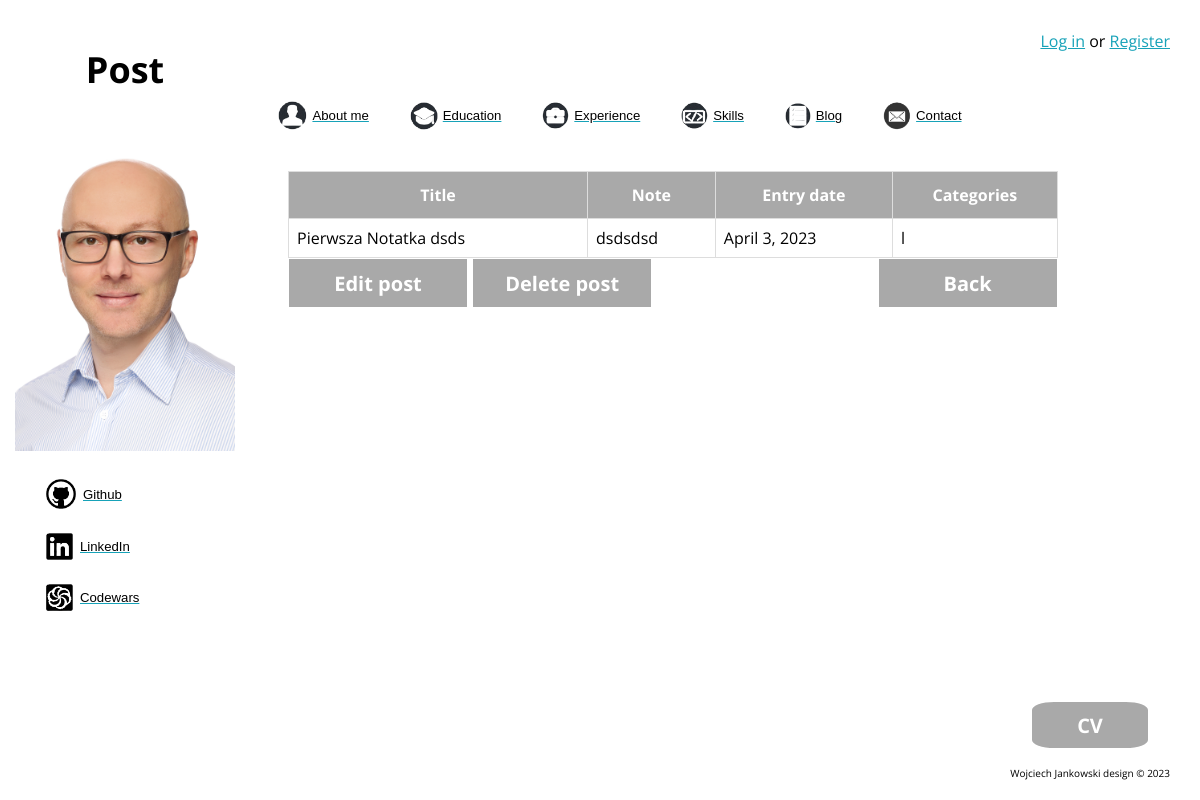
/blog/post/6/, run on the app's committed database.
### blog/models.py (models this page shows)
class Blog(models.Model):
    title = models.CharField(max_length=200, blank=False)
    note = models.TextField()
    entry_date = models.DateField(auto_now=False, blank=False, )
    category = models.CharField(max_length=1, choices=(("p", "programming"), ("i", "interests"), ("l", "life")),
                                blank=False)
    author = models.CharField(max_length=30, blank=False)
    class Meta:
        verbose_name = "Blog"
        verbose_name_plural = "Blog"

### blog/views.py (the view)
# urls.py: path("post/<int:pk>/", views.PostDetailView.as_view(), name="post_detail"),
class PostDetailView(DetailView):
    model = Blog
    template_name = 'blog/post_details.html'
    context_object_name = 'post'
    def get_object(self, queryset=None):
        pk = self.kwargs.get('pk')
        return get_object_or_404(Blog, pk=pk)
    def get_context_data(self, **kwargs):
        context = super().get_context_data(**kwargs)
        context['site_name'] = "Post"
        return context

### blog/templates/blog/post_details.html
{% extends "aboutme/base.html" %}
{% load static %}
{% block main_content %}
<div class="container">
    <table id="data">
        <thead>
            <tr>
                <th>Title</th>
                <th>Note</th>
                <th>Entry date</th>
                <th>Categories</th>
            </tr>
        </thead>
        <tbody>
            <tr>
                <td>{{ post.title }}</td>
                <td>{{ post.note }}</td>
                <td>{{ post.entry_date }} </a> </td>
                <td>{{ post.category }}</td>
            </tr>
        </tbody>
    </table>
    <a href="{% url 'blog:post_edit' post.pk %}">
        <button class="next" style="display:inline-block;">Edit post</button></a>
    <a href="{% url 'blog:post_delete' post.pk %}">
        <button class="next" style="display:inline-block;">Delete post</button></a>
    <a href="{% url 'blog:calendar_current' %}">
        <button class="next" style="float:right;">Back</button></a>
</div>
<a href="{% static 'aboutme/files/cv.pdf' %}"><button class="button">CV</button></a>
{% endblock %}

### aboutme/static/aboutme/css/style.css (style rules this page uses)
html { font-family: 'Open Sans', sans-serif; }
body { background-size: 100% 100%; background-repeat: no-repeat; background-position: top; background-attachment: fixed; }
.button { position: fixed; bottom: 50px; right: 50px; background-color: darkgrey; border: 2px solid white; border-radius: 20%; width: 120px; height: 50px; font-size: 20px; color: white; font-weight: bold; cursor: pointer; transition: all 0.25s; font-family: 'Open Sans', sans-serif; }
.next { background-color: darkgrey; border: 1px solid white; width: 180px; height: 50px; font-size: 20px; color: white; font-weight: bold; cursor: pointer; transition: all 0.25s; font-family: 'Open Sans', sans-serif; }
.container { width: 65%; height: auto; margin-left:280px; margin-top:40px; }
#data { border-collapse: collapse; width: 100%; border-radius: 10%; }
#data td, #data th { border: 1px solid #ddd; padding: 8px; }
#data th { padding-top: 12px; padding-bottom: 12px; text-align: center; background-color: darkgrey; color: white; }
a { color: #17a2b8; }

### data on the page
Blog: title "Pierwsza Notatka dsds", note "dsdsdsd", entry_date "April 3, 2023", category "l"

### other printed values
{{ site_name }} "Post"
